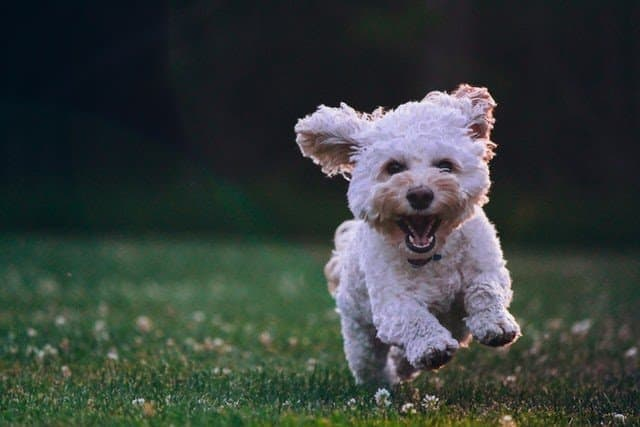
#> input picture images/dog.jpeg, 640 x 427 px, given in place of the camera
$ python kidstest.py
#> lines starting #> are read from the running program, lines starting #| are printed output that depends on the picture; after the words box and inside, x2 and y2 are one past the last pixel; in counts of white or black regions, pixels touching at a corner belong together
import cv2
import numpy as np
import time
# Start capturing video from the webcam
cap = cv2.VideoCapture(0)


# Function to draw a rectangle with rounded corners
def draw_rounded_rect(frame, pt1, pt2, color, thickness, corner_radius):
    x1, y1 = pt1
    x2, y2 = pt2

    # Draw the four rectangles
    cv2.rectangle(frame, (x1 + corner_radius, y1), (x2 - corner_radius, y2), color, -1)
    cv2.rectangle(frame, (x1, y1 + corner_radius), (x2, y2 - corner_radius), color, -1)

    # Draw the four circles
    cv2.circle(frame, (x1 + corner_radius, y1 + corner_radius), corner_radius, color, -1)
    cv2.circle(frame, (x2 - corner_radius, y1 + corner_radius), corner_radius, color, -1)
    cv2.circle(frame, (x1 + corner_radius, y2 - corner_radius), corner_radius, color, -1)
    cv2.circle(frame, (x2 - corner_radius, y2 - corner_radius), corner_radius, color, -1)


# Define the range of the color you want to track
# For example, for a bright green object:
# Define the range of orange color in HSV
colorLower = np.array([10, 100, 100])  # Lower boundary of orange color
colorUpper = np.array([25, 255, 255])  # Upper boundary of orange color

selected_answer = None
start_time = None
clear_time = None  # Timer to clear the selection text
display_final_score = False

selection_threshold = 1  # 2 seconds
clear_threshold = 3  # 3 seconds to clear the selection text

selection_text = ""  # Variable to store the selection text

buffer_start_time = None
buffer_duration = 2  # 2 seconds buffer
user_score_compliment = ''


quiz_questions = [
    {
        "question": "Is it pronounced num-pie or num-pee?",
        "answers": ["num-pie", "num-pee"],
        "correct_answer": 0
    },
    {
        "question": "What is Pete's favorite berry?",
        "answers": ["strawberries", "blueberries", "raspberries"],
        "correct_answer": 1
    },
    {
        "question": "Which planet is known as the Red Planet?",
        "answers": ["Mars", "Venus", "Jupiter",],
        "correct_answer": 2
    }
]

current_question_index = 0
answer_submitted = False

user_score = 0

expansion = 20  # Pixels to expand the detection area
answer_boxes = [
    (200 - expansion, 200 - expansion, 300 + expansion, 250 + expansion),
    (200 - expansion, 400 - expansion, 300 + expansion, 450 + expansion)
]
text_color = (255, 255, 255)  # Default text color (white)

while True:
    # Read a frame and convert it to the HSV color space
    ret, frame = cap.read()
#> frame is the input picture: shape (427, 640, 3); mean B, G, R 59.6, 63.1, 55.2
    if not ret:
        break
  # Create a dark, transparent overlay
    overlay = np.zeros(frame.shape, dtype=np.uint8)  # Create a black overlay
    overlay_color = (50, 50, 50)  # Dark gray color
    alpha = 0.55  # Transparency factor (between 0 and 1)

    # Fill the overlay with the dark color
    overlay[:] = overlay_color

    # Blend the overlay with the frame
    cv2.addWeighted(overlay, alpha, frame, 1 - alpha, 0, frame)
#> overlay: shape (427, 640, 3); every value is 50
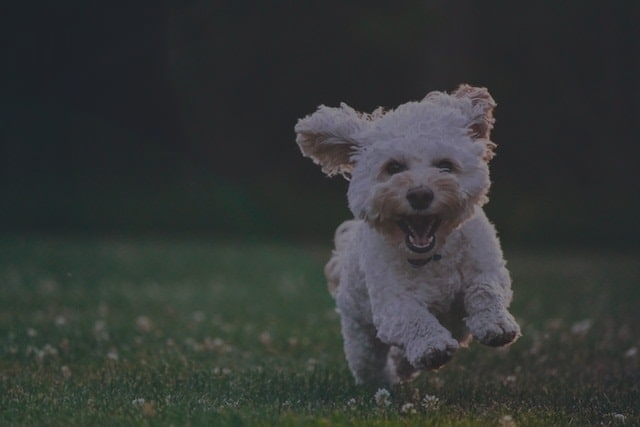
#> frame: shape (427, 640, 3); mean B, G, R 54.3, 55.9, 52.3

    hsv = cv2.cvtColor(frame, cv2.COLOR_BGR2HSV)
#> hsv: shape (427, 640, 3); mean H, S, V 86.9, 36.2, 58.7

    # Create a mask for the color
    mask = cv2.inRange(hsv, colorLower, colorUpper)
#> mask: shape (427, 640); every value is 0

    # Find contours in the mask
    contours, _ = cv2.findContours(mask, cv2.RETR_EXTERNAL, cv2.CHAIN_APPROX_SIMPLE)
#> contours = []


    object_present = False  # Flag to check if the object is over any answer box

 # Inside your main loop

    for contour in contours:
        largest_contour = max(contours, key=cv2.contourArea)
        M = cv2.moments(largest_contour)
        if M["m00"] != 0:
            centerX = int(M["m10"] / M["m00"])
            centerY = int(M["m01"] / M["m00"])
            cv2.circle(frame, (centerX, centerY), 20, (0, 0, 255), -1)

            for index, (x1, y1, x2, y2) in enumerate(answer_boxes):
                if x1 < centerX < x2 and y1 < centerY < y2:
                    print(f"Object over answer {index}")  # Debug print
                    if selected_answer != index:
                        selected_answer = index
                        start_time = time.time()
                    break
                else:
                    if selected_answer == index:
                        selected_answer = None
                        start_time = None

            if start_time and (time.time() - start_time > selection_threshold):
                print(f"selected answer: {selected_answer}")
                if selected_answer is not None:
                    # Check if the selected answer is correct
                    if selected_answer == quiz_questions[current_question_index]["correct_answer"]:
                        selection_text = "Correct!"
                        text_color = (0, 255, 0)  # Green for correct
                        user_score += 1  # Increment score

                    else:
                        selection_text = "Wrong!"
                        text_color = (0, 0, 255)  # Red for wrong

                    # Move to the next question after a brief pause
                    clear_time = time.time()  # Start the timer to clear the text
                    current_question_index += 1
                    selected_answer = None
                    start_time = None
                    if current_question_index >= len(quiz_questions):
                        current_question_index = 0  # Reset to first question or end quiz
                        final_score_display_time = time.time()  # Time when the final score is first displayed
                        display_final_score = True

                break


        break
#> this loop made 0 passes
#> after the loop, current_question_index = 0; display_final_score = False; selection_text = ''; text_color = (255, 255, 255); user_score = 0
    if clear_time and (time.time() - clear_time > clear_threshold):
        selection_text = ""  # Clear the selection text
        clear_time = None


    # Display the question and answers
    # Get the current question and answers
    current_question = quiz_questions[current_question_index]
#> current_question = {'question': 'Is it pronounced num-pie or num-pee?', 'answers': ['num-pie', 'num-pee'], 'correct_answer': 0}
    question_text = current_question["question"]
#> question_text = 'Is it pronounced num-pie or num-pee?'
    answers = current_question["answers"]
#> answers = ['num-pie', 'num-pee']
    question_size = cv2.getTextSize(question_text, cv2.FONT_HERSHEY_SIMPLEX, 1, 2)[0]
#> question_size = (647, 22)
    question_x = 40
    question_y = 80
    question_padding = 10
    question_corner_radius = 10
    question_bg_top_left = (question_x - question_padding, question_y - question_size[1] - question_padding)
#> question_bg_top_left = (30, 48)
    question_bg_bottom_right = (question_x + question_size[0] + question_padding, question_y + question_padding)
#> question_bg_bottom_right = (697, 90)

    draw_rounded_rect(frame, question_bg_top_left, question_bg_bottom_right, (0, 0, 0), -1, question_corner_radius)
#> in draw_rounded_rect, `x1, y1 = pt1`: x1 = 30; y1 = 48
#> in draw_rounded_rect, `x2, y2 = pt2`: x2 = 697; y2 = 90
#> in draw_rounded_rect, `cv2.rectangle(frame, (x1, y1 + corner_radius), (x2, y2 - corner_radius..`: frame: shape (427, 640, 3); mean B, G, R 50.4, 52.2, 48.7
#> in draw_rounded_rect, `cv2.circle(frame, (x1 + corner_radius, y1 + corner_radius), corner_rad..`: frame: shape (427, 640, 3); mean B, G, R 50.4, 52.2, 48.7
#> in draw_rounded_rect, `cv2.circle(frame, (x1 + corner_radius, y2 - corner_radius), corner_rad..`: frame: shape (427, 640, 3); mean B, G, R 50.4, 52.2, 48.7
    cv2.putText(frame, question_text, (question_x, question_y), cv2.FONT_HERSHEY_SIMPLEX, 1, (255, 255, 255), 2)
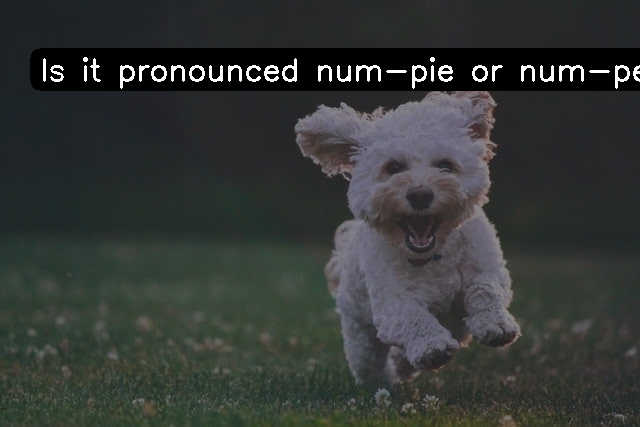
#> frame: shape (427, 640, 3); mean B, G, R 53.5, 55.3, 51.9

    # Update answer boxes based on the number of answers
    answer_boxes = [(200 - expansion, 200 * (i + 1) - expansion, 300 + expansion, 200 * (i + 1) + 50 + expansion) for i in range(len(answers))]
#> answer_boxes = [(180, 180, 320, 270), (180, 380, 320, 470)]

    answer_padding = 10
    answer_corner_radius = 10
    for index, answer in enumerate(answers):
        answer_text = answer
        answer_size = cv2.getTextSize(answer_text, cv2.FONT_HERSHEY_SIMPLEX, 1, 2)[0]
        answer_x = 200
        answer_y = 200 * (index + 1)
        answer_bg_top_left = (answer_x - answer_padding, answer_y - answer_size[1] - answer_padding)
        answer_bg_bottom_right = (answer_x + answer_size[0] + answer_padding, answer_y + answer_padding)

        draw_rounded_rect(frame, answer_bg_top_left, answer_bg_bottom_right, (0, 0, 0), -1, answer_corner_radius)
        cv2.putText(frame, answer_text, (answer_x, answer_y), cv2.FONT_HERSHEY_SIMPLEX, 1, (255, 255, 255), 2)
#> this loop made 2 passes
#> (answer, answer_text, answer_size, answer_x, answer_y, x1 in draw_rounded_rect, y1 in draw_rounded_rect, x2 in draw_rounded_rect) on passes 1 to 2: ('num-pie', 'num-pie', (141, 22), 200, 200, 190, 168, 351), ('num-pee', 'num-pee', (151, 22), 200, 400, 190, 368, 361)
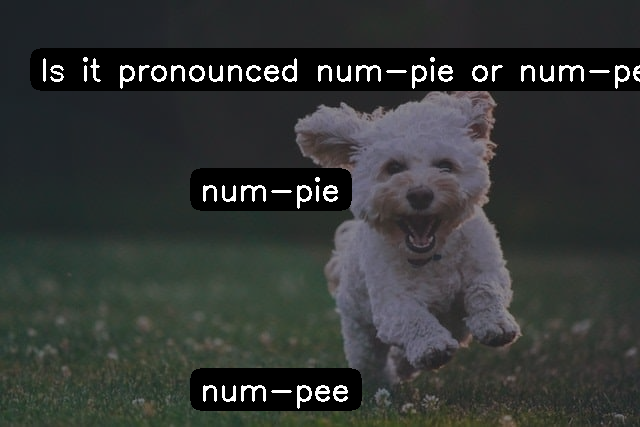
#> frame: shape (427, 640, 3); 5.16% of pixels changed, all inside (x1, y1, x2, y2) = (190, 168, 362, 411)

    # Display the selection text if it's not empty
    if selection_text:
        # Calculate the size of the text box
        text_size = cv2.getTextSize(selection_text, cv2.FONT_HERSHEY_SIMPLEX, 1, 2)[0]
        text_x = 300
        text_y = 500
        padding = 10
        corner_radius = 10

        # Calculate the position for the rounded rectangle
        bg_top_left = (text_x - padding, text_y - text_size[1] - padding)
        bg_bottom_right = (text_x + text_size[0] + padding, text_y + padding)

        # Draw the rounded rectangle
        draw_rounded_rect(frame, bg_top_left, bg_bottom_right, (0, 0, 0), -1, corner_radius)
        cv2.putText(frame, selection_text, (300, 500), cv2.FONT_HERSHEY_SIMPLEX, 1, text_color, 2)

        if display_final_score:
            if time.time() - final_score_display_time < 5:  # Display score for 5 seconds
                frame[:] = (0, 0, 0)  # Clear the screen
                if(user_score == 0):
                    score_text = f"Your Score: {user_score} / 3. no sweat, you're just keeping it suspenseful for the comeback!"
                elif(user_score == 1):
                    score_text = f"Your Score: {user_score} / 3. you're just warming up, next round's yours!"
                elif(user_score == 2):
                    score_text = f"Your Score: {user_score} / 3. you're lowkey a brainiac, keep crushing it!"
                else:
                    score_text = f"Your Score: {user_score} / 3. you're the g.o.a.t, full send on that genius energy!"
                # Code to center and display `score_text` on the screen
                text_size = cv2.getTextSize(score_text, cv2.FONT_HERSHEY_SIMPLEX, 1, 2)[0]
                text_x = (frame.shape[1] - text_size[0]) // 2
                text_y = (frame.shape[0] + text_size[1]) // 2
                cv2.putText(frame, score_text, (text_x, text_y), cv2.FONT_HERSHEY_SIMPLEX, 1, (255, 255, 255), 2)

            else:
                display_final_score = False  # Stop displaying the score


    # Display the frame
    cv2.imshow('Video Feed', frame)

    # Break the loop if 'q' is pressed
    if cv2.waitKey(1) & 0xFF == ord('q'):
#> (key q is pressed here)
        break

# Release the video capture object and close all windows
cap.release()
cv2.destroyAllWindows()

$ run again, on images/rotated_image.jpg
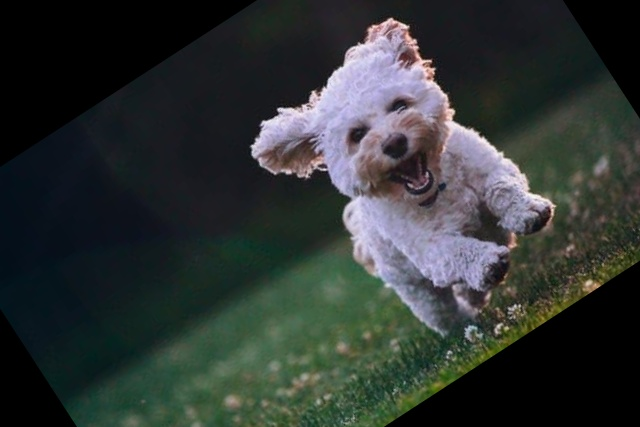
#> input picture images/rotated_image.jpg, 640 x 427 px, given in place of the camera
#> frame is the input picture: shape (427, 640, 3); mean B, G, R 51.6, 53.3, 47.6
#> overlay: shape (427, 640, 3); every value is 50
#> hsv: shape (427, 640, 3); mean H, S, V 71.8, 28.9, 54.1
#> mask: shape (427, 640); every value is 0
#> contours = []
#> after the loop `for contour in contours:`: current_question_index = 0; display_final_score = False; selection_text = ''; text_color = (255, 255, 255); user_score = 0
#> current_question = {'question': 'Is it pronounced num-pie or num-pee?', 'answers': ['num-pie', 'num-pee'], 'correct_answer': 0}
#> question_text = 'Is it pronounced num-pie or num-pee?'
#> answers = ['num-pie', 'num-pee']
#> question_size = (647, 22)
#> question_bg_top_left = (30, 48)
#> question_bg_bottom_right = (697, 90)
#> x1 = 30; y1 = 48
#> x2 = 697; y2 = 90
#> `cv2.putText(frame, question_text, (question_x, question_y), cv2.FONT_H..`:
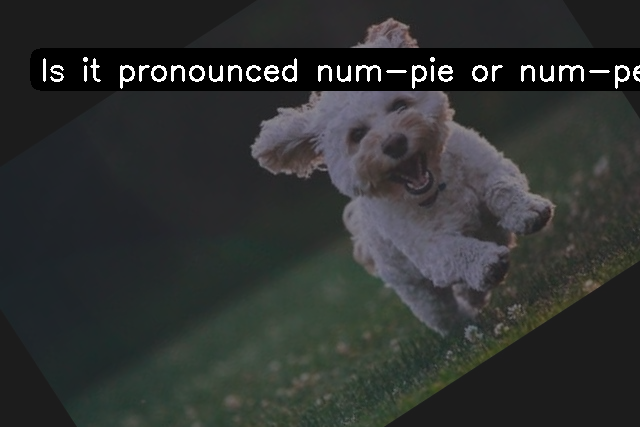
#> frame: shape (427, 640, 3); mean B, G, R 49.2, 50.2, 47.6
#> answer_boxes = [(180, 180, 320, 270), (180, 380, 320, 470)]
#> the loop `for index, answer in enumerate(answers):` made 2 passes
#> (answer, answer_text, answer_size, answer_x, answer_y, x1 in draw_rounded_rect, y1 in draw_rounded_rect, x2 in draw_rounded_rect) on passes 1 to 2: ('num-pie', 'num-pie', (141, 22), 200, 200, 190, 168, 351), ('num-pee', 'num-pee', (151, 22), 200, 400, 190, 368, 361)
#> after the loop `for index, answer in enumerate(answers):`:
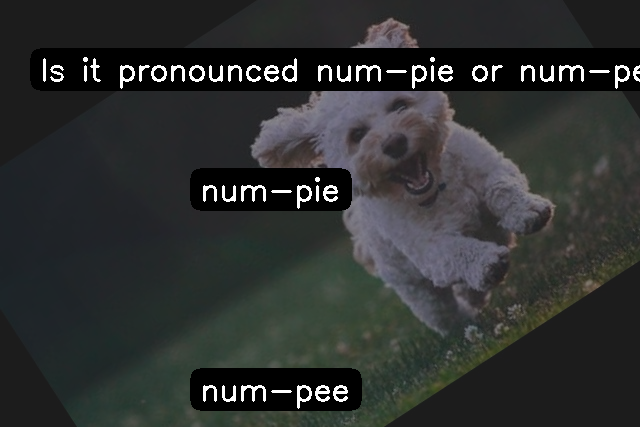
#> frame: shape (427, 640, 3); 5.16% of pixels changed, all inside (x1, y1, x2, y2) = (190, 168, 362, 411)
